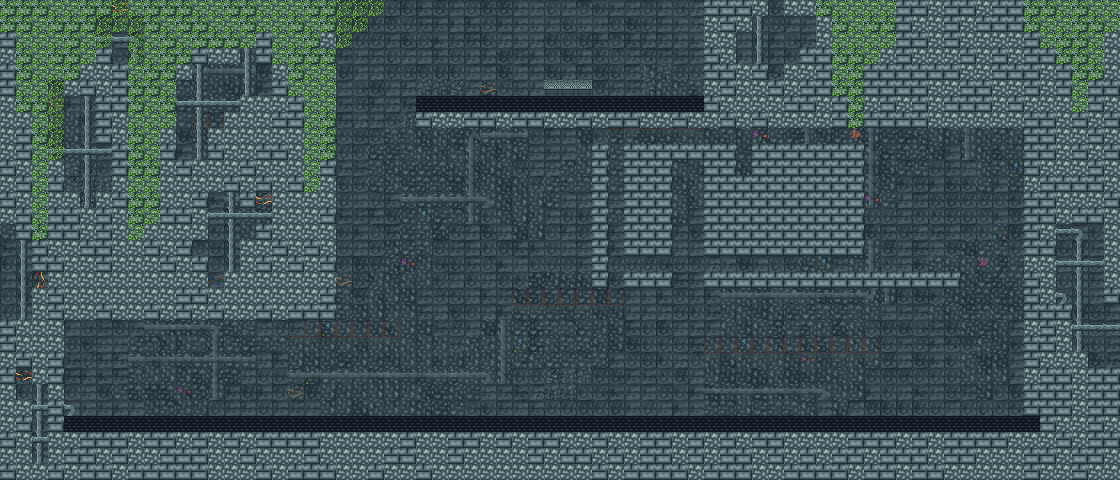

This is a level from a 2D game, rendered from its Tiled map with the project's own tilesets. A one-line summary and the map file follow, with tile-layer data summarised:
An orthogonal 70x30 tile map with 16x16 px tiles, 9 tile layers (Tile Layer 8, Tile Layer 9, Tile Layer 7, Tile Layer 6, ...), 5 tilesets and 43 objects.

<map version="1.10" tiledversion="1.10.2" orientation="orthogonal" renderorder="right-down" width="70" height="30" tilewidth="16" tileheight="16" infinite="0" nextlayerid="30" nextobjectid="203">
 <properties>
  <property name="defaultZoom" type="float" value="0.2" />
 </properties>
 <tileset firstgid="1" source="../tilesets/mergedTextures.tsx" />
 <tileset firstgid="41" source="../tilesets/terrain.tsx" />
 <tileset firstgid="149" source="../tilesets/decor.tsx" />
 <tileset firstgid="249" source="../tilesets/fog.tsx" />
 <tileset firstgid="265" source="../tilesets/crystals.tsx" />
 <layer id="26" name="Tile Layer 8" width="70" height="30" parallaxx="0.6">
  <data>[2100 cells, 2100 non-empty, 4 distinct tile ids]</data>
 </layer>
 <layer id="27" name="Tile Layer 9" width="70" height="30" parallaxx="0.6">
  <data>[2100 cells, 11 non-empty, 3 distinct tile ids]</data>
 </layer>
 <layer id="25" name="Tile Layer 7" width="70" height="30" parallaxx="0.7">
  <data>[2100 cells, 45 non-empty, 2 distinct tile ids]</data>
 </layer>
 <layer id="24" name="Tile Layer 6" width="70" height="30" parallaxx="0.7">
  <data>[2100 cells, 1547 non-empty, 8 distinct tile ids]</data>
 </layer>
 <layer id="23" name="Tile Layer 5" width="70" height="30" parallaxx="0.8">
  <data>[2100 cells, 2100 non-empty, 16 distinct tile ids]</data>
 </layer>
 <layer id="22" name="Tile Layer 4" width="70" height="30" parallaxx="0.9">
  <data>[2100 cells, 2100 non-empty, 16 distinct tile ids]</data>
 </layer>
 <layer id="21" name="Tile Layer 3" width="70" height="30">
  <data>[2100 cells, 25 non-empty, 1 distinct tile ids]</data>
 </layer>
 <layer id="19" name="Tile Layer 1" width="70" height="30">
  <data>[2100 cells, 1118 non-empty, 8 distinct tile ids]</data>
 </layer>
 <layer id="20" name="Tile Layer 2" width="70" height="30" parallaxx="1.2">
  <data>[2100 cells, 185 non-empty, 1 distinct tile ids]</data>
 </layer>
 <objectgroup id="3" name="LevelCollision" visible="0">
  <object id="144" x="0" y="0" width="64" height="480" />
  <object id="145" x="64" y="416" width="1056" height="64" />
  <object id="178" x="704" y="272" width="256" height="16" />
  <object id="179" x="704" y="144" width="32" height="32" />
  <object id="180" x="624" y="144" width="80" height="16" />
  <object id="181" x="752" y="144" width="112" height="32" />
  <object id="182" x="624" y="160" width="48" height="96" />
  <object id="183" x="704" y="176" width="160" height="80" />
  <object id="184" x="624" y="272" width="48" height="16" />
  <object id="185" x="592" y="144" width="16" height="144" />
  <object id="189" x="416" y="96" width="624" height="32" />
  <object id="191" x="64" y="0" width="272" height="320" />
  <object id="192" x="704" y="0" width="416" height="96" />
  <object id="193" x="1024" y="96" width="96" height="320" />
 </objectgroup>
 <objectgroup id="10" name="CameraModes" visible="0">
  <object id="196" x="512" y="112" width="528" height="320">
   <properties>
    <property name="cameramode" value="center" />
    <property name="targetzoom" type="float" value="0.4" />
   </properties>
  </object>
 </objectgroup>
 <objectgroup id="9" name="PuzzleObjects">
  <object id="146" x="336" y="416" width="16" height="16">
   <properties>
    <property name="absoluteActivatedPos" type="bool" value="true" />
    <property name="activatedX" type="float" value="336" />
    <property name="activatedY" type="float" value="368" />
    <property name="activators" value="0,20" />
    <property name="deactivateAfterSeconds" type="float" value="0" />
    <property name="defaultActivated" type="bool" value="false" />
    <property name="loopAnimation" type="bool" value="true" />
    <property name="permanentlyActivated" type="bool" value="false" />
    <property name="puzzlePieceId" type="int" value="5" />
    <property name="textureFilePath" value="textures/platform4alt.png" />
    <property name="time" type="float" value="10" />
    <property name="type" value="MovingPlatform" />
   </properties>
  </object>
  <object id="147" x="352" y="416" width="16" height="16">
   <properties>
    <property name="absoluteActivatedPos" type="bool" value="true" />
    <property name="activatedX" type="float" value="352" />
    <property name="activatedY" type="float" value="368" />
    <property name="activators" value="0,20" />
    <property name="deactivateAfterSeconds" type="float" value="0" />
    <property name="defaultActivated" type="bool" value="false" />
    <property name="loopAnimation" type="bool" value="true" />
    <property name="permanentlyActivated" type="bool" value="false" />
    <property name="puzzlePieceId" type="int" value="4" />
    <property name="textureFilePath" value="textures/platform4alt.png" />
    <property name="time" type="float" value="10" />
    <property name="type" value="MovingPlatform" />
   </properties>
  </object>
  <object id="148" x="368" y="416" width="16" height="16">
   <properties>
    <property name="absoluteActivatedPos" type="bool" value="true" />
    <property name="activatedX" type="float" value="368" />
    <property name="activatedY" type="float" value="368" />
    <property name="activators" value="0,20" />
    <property name="deactivateAfterSeconds" type="float" value="0" />
    <property name="defaultActivated" type="bool" value="false" />
    <property name="loopAnimation" type="bool" value="true" />
    <property name="permanentlyActivated" type="bool" value="false" />
    <property name="puzzlePieceId" type="int" value="3" />
    <property name="textureFilePath" value="textures/platform4alt.png" />
    <property name="time" type="float" value="10" />
    <property name="type" value="MovingPlatform" />
   </properties>
  </object>
  <object id="149" x="400" y="416" width="16" height="16">
   <properties>
    <property name="absoluteActivatedPos" type="bool" value="true" />
    <property name="activatedX" type="float" value="400" />
    <property name="activatedY" type="float" value="368" />
    <property name="activators" value="0,20" />
    <property name="deactivateAfterSeconds" type="float" value="0" />
    <property name="defaultActivated" type="bool" value="false" />
    <property name="loopAnimation" type="bool" value="true" />
    <property name="permanentlyActivated" type="bool" value="false" />
    <property name="puzzlePieceId" type="int" value="1" />
    <property name="textureFilePath" value="textures/platform4alt.png" />
    <property name="time" type="float" value="10" />
    <property name="type" value="MovingPlatform" />
   </properties>
  </object>
  </objectgroup>
 <objectgroup id="11" name="DialogueObjects" visible="0">
  <!-- 6 objects omitted --></objectgroup>
 <objectgroup id="29" name="Hints">
  <!-- 5 objects omitted --></objectgroup>
 <objectgroup id="4" name="EntitySpawner" visible="0">
  <!-- 4 objects omitted --></objectgroup>
 <objectgroup id="5" name="LevelSwitch" visible="0">
  <!-- 1 objects omitted --></objectgroup>
</map>
<!-- 24 of 43 objects omitted -->